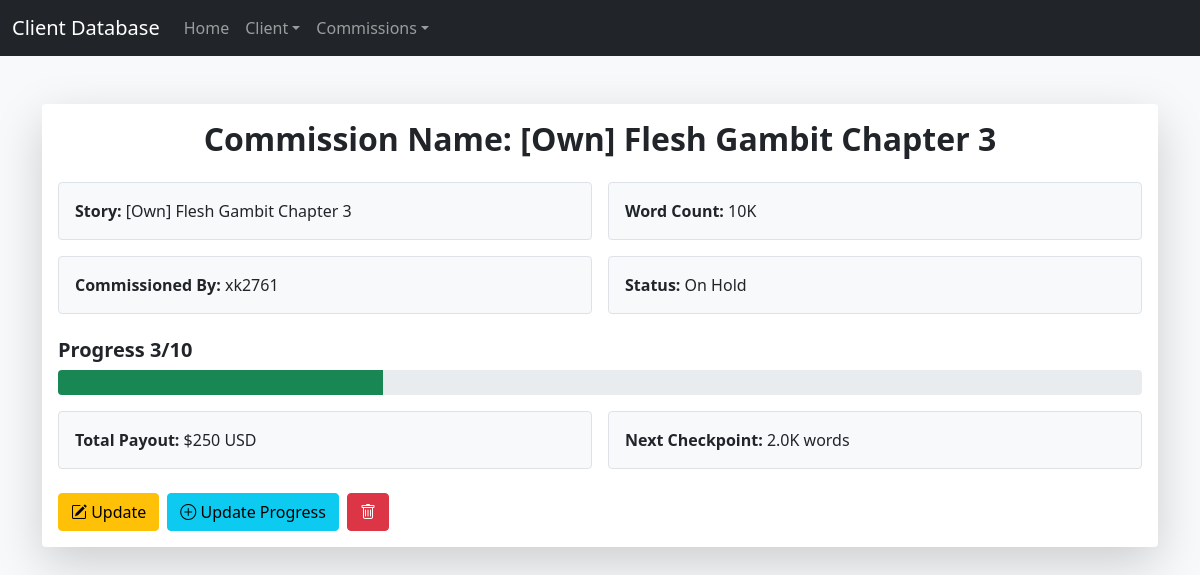
Screenshot of /viewcomms/65/ with the database file from the repository.
### tables this page shows
CREATE TABLE Commission(
    id INTEGER PRIMARY KEY AUTOINCREMENT,
	Story TEXT,
	Word_Count INTEGER DEFAULT 0,
    Client TEXT,
    Status TEXT DEFAULT "Not Started", Progress INTEGER DEFAULT 0,
 
	FOREIGN KEY (Client) REFERENCES Clients (Name) 
			ON DELETE CASCADE ON UPDATE NO ACTION
	
);

### app.py (the view)
@app.route('/viewcomms/<int:id>/')
def comms_invid(id):
    Comms_Info = sqlquery("SELECT * FROM COMMISSION INNER JOIN Clients ON Clients.Name = Commission.Client WHERE Commission.id = ?", (id,))
    Comms_List = [i for i in Comms_Info]
    Client = Clients(Comms_List[0][7], Comms_List[0][8], Comms_List[0][9], Comms_List[0][10], Comms_List[0][11])
    Progress = int(Comms_List[0][5]) / int(Comms_List[0][2]) * 100
    Earnable_Amount = Client.payrate() * Comms_List[0][2]
    Commmsissioned = Commission(Comms_List[0][1], Comms_List[0][2], Comms_List[0][3], Comms_List[0][4], Comms_List[0][5])
    Checkpoint = Commmsissioned.checkpoint()
    return render_template('commsindividual.html', Comms = Comms_List, Pay = Earnable_Amount, Checkpoint = Checkpoint, Progress = Progress)

### Setup.py (called while the page is built)
def sqlquery(query, params=None):
    con = sqlite3.connect('Clients.db')
    cur = con.cursor()
    if params:
        cur.execute(query, params)
    else:
        cur.execute(query)
    if "SELECT" in query.upper():
        res = cur.fetchall()
    else:
        res = None
    con.commit()
    cur.close()
    con.close()
    return res

    def payrate(self):
        Cost_Per_Thousand_Words = 40
        if self.total_commissioned >= 25:
            Cost_Per_Thousand_Words = 25
        elif self.total_commissioned >= 15:
            Cost_Per_Thousand_Words = 35
        patron_prices = {
            25: 25,
            20: 30,
            10: 30,
            6: 35,
            3: 35,
            0: 40
        }
        patron_rate = patron_prices[self.patron]
        return min(patron_rate, Cost_Per_Thousand_Words)

    def checkpoint(self):
        if self.word_count <= 3:
            return float(self.word_count - self.progress)
        elif self.word_count < 10:
            if self.progress >= self.word_count / 2:
                return float(self.word_count - self.progress)
            else:
                return self.word_count/2 - self.progress
        else:
            left = self.word_count - self.progress
            return float(left % 5)

### templates/commsindividual.html (shortened to what this page needs)
{% extends "base.html" %}
{% block content %}
<body class="bg-light">
<div class="container py-5">
    <div class="card shadow-lg border-0">
        <div class="card-body">
            <h2 class="card-title text-center mb-4 fw-bold">Commission Name: {{ Comms[0][1] }}</h2>
            <div class="row g-3 mb-4">
                <div class="col-md-6">
                    <div class="p-3 bg-light rounded border">
                        <strong>Story:</strong> {{ Comms[0][1] }}
                    </div>
                </div>
                <div class="col-md-6">
                    <div class="p-3 bg-light rounded border">
                        <strong>Word Count:</strong> {{ Comms[0][2] }}K
                    </div>
                </div>
                <div class="col-md-6">
                    <div class="p-3 bg-light rounded border">
                        <strong>Commissioned By:</strong> {{ Comms[0][3] }}
                    </div>
                </div>
                <div class="col-md-6">
                    <div class="p-3 bg-light rounded border">
                        <strong>Status:</strong> {{ Comms[0][4] }}
                    </div>
                </div>
            </div>
            <h5 class="fw-bold mb-2">Progress {{ Comms[0][5] }}/{{ Comms[0][2] }}</h5>
            <div class="progress mb-3" style="height: 25px;">
                <div class="progress-bar bg-success" role="progressbar" style="width: {{ Progress }}%" aria-valuenow=" {{ Progress }}" aria-valuemin="0" aria-valuemax="100">
                </div>
            </div>
            <div class="row g-3 mb-4">
                <div class="col-md-6">
                    <div class="p-3 bg-light rounded border">
                        <strong>Total Payout:</strong> ${{ Pay }} USD
                    </div>
                </div>
                <div class="col-md-6">
                    <div class="p-3 bg-light rounded border">
                        <strong>Next Checkpoint:</strong> {{ Checkpoint }}K words
                    </div>
                </div>
            </div>
            <div class="d-flex gap-2">
                <a href="/updatecomms/{{ Comms[0][0]}}" class="btn btn-warning">
                    <i class="bi bi-pencil-square"></i> Update
                </a>
<form action="{{ url_for('progress', id= Comms[0][0]) }}" method="POST">
    <button type="button" class="btn btn-info" data-bs-toggle="modal" data-bs-target="#progressModal_{{ Comms[0][0] }}">
        <i class="bi bi-plus-circle"></i> Update Progress
    </button>
</form>
                           <form action="{{url_for('comms_delete', id=Comms[0][0])}}" method="POST">
<button type="button" class="btn btn-danger" data-bs-toggle="modal" data-bs-target="#myModal_{{ Comms[0][0]}}">
 <i class="bi bi-trash"></i>
</button>
          </form>
            </div>
        </div>
    </div>
</div>
{% endblock %}

### rows the page displays
Commission: Story "[Own] Flesh Gambit Chapter 3", Word_Count "10", Client "xk2761", Status "On Hold", Progress "3"

### other values shown
{{ Pay }} "250"
{{ Checkpoint }} "2.0"
